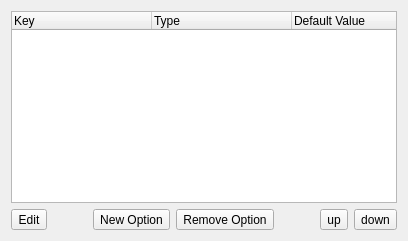
          <widget class="QWidget" name="page_scfg_opts">
           <layout class="QVBoxLayout" name="verticalLayout_3">
            <item>
             <widget class="QTreeWidget" name="tree_scfg">
              <property name="indentation">
               <number>0</number>
              </property>
              <attribute name="headerDefaultSectionSize">
               <number>140</number>
              </attribute>
              <column>
               <property name="text">
                <string>Key</string>
               </property>
              </column>
              <column>
               <property name="text">
                <string>Type</string>
               </property>
              </column>
              <column>
               <property name="text">
                <string>Default Value</string>
               </property>
              </column>
             </widget>
            </item>
            <item>
             <layout class="QHBoxLayout" name="horizontalLayout_6">
              <item>
               <widget class="QToolButton" name="tool_scfg_edit">
                <property name="text">
                 <string>Edit</string>
                </property>
                <property name="icon">
                 <iconset resource="EasyPBI.qrc">
                  <normaloff>:/png/icons/config.png</normaloff>:/png/icons/config.png</iconset>
                </property>
                <property name="toolButtonStyle">
                 <enum>Qt::ToolButtonTextBesideIcon</enum>
                </property>
               </widget>
              </item>
              <item>
               <spacer name="horizontalSpacer_2">
                <property name="orientation">
                 <enum>Qt::Horizontal</enum>
                </property>
                <property name="sizeHint" stdset="0">
                 <size>
                  <width>40</width>
                  <height>20</height>
                 </size>
                </property>
               </spacer>
              </item>
              <item>
               <widget class="QToolButton" name="tool_scfg_add">
                <property name="text">
                 <string>New Option</string>
                </property>
                <property name="icon">
                 <iconset resource="EasyPBI.qrc">
                  <normaloff>:/png/icons/plus.png</normaloff>:/png/icons/plus.png</iconset>
                </property>
                <property name="toolButtonStyle">
                 <enum>Qt::ToolButtonTextBesideIcon</enum>
                </property>
               </widget>
              </item>
              <item>
               <widget class="QToolButton" name="tool_scfg_rm">
                <property name="text">
                 <string>Remove Option</string>
                </property>
                <property name="icon">
                 <iconset resource="EasyPBI.qrc">
                  <normaloff>:/png/icons/minus.png</normaloff>:/png/icons/minus.png</iconset>
                </property>
                <property name="toolButtonStyle">
                 <enum>Qt::ToolButtonTextBesideIcon</enum>
                </property>
               </widget>
              </item>
              <item>
               <spacer name="horizontalSpacer">
                <property name="orientation">
                 <enum>Qt::Horizontal</enum>
                </property>
                <property name="sizeHint" stdset="0">
                 <size>
                  <width>40</width>
                  <height>20</height>
                 </size>
                </property>
               </spacer>
              </item>
              <item>
               <widget class="QToolButton" name="tool_scfg_up">
                <property name="text">
                 <string notr="true">up</string>
                </property>
                <property name="icon">
                 <iconset resource="EasyPBI.qrc">
                  <normaloff>:/png/icons/arrow-up.png</normaloff>:/png/icons/arrow-up.png</iconset>
                </property>
               </widget>
              </item>
              <item>
               <widget class="QToolButton" name="tool_scfg_down">
                <property name="text">
                 <string notr="true">down</string>
                </property>
                <property name="icon">
                 <iconset resource="EasyPBI.qrc">
                  <normaloff>:/png/icons/arrow-down.png</normaloff>:/png/icons/arrow-down.png</iconset>
                </property>
               </widget>
              </item>
             </layout>
            </item>
           </layout>
          </widget>
